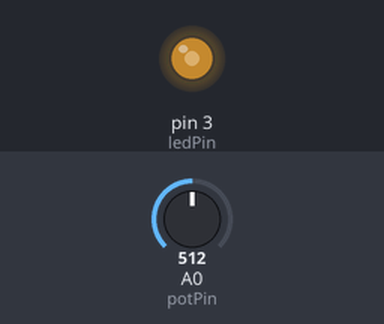
A sketch run on a simulated Arduino Uno, built with avr-gcc and run on an emulated ATmega328P. Parts: output pins drawn as LEDs (lit = HIGH). The test bench sets the inputs (shaded band); at power-on: A0 (potPin) = 512.

Above: at 1.2 s.
1.3 s: A0 (potPin) set to 716
At 2.5 s:
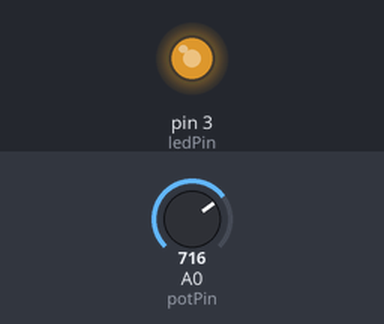
2.8 s: A0 (potPin) set to 900
At 3.8 s:
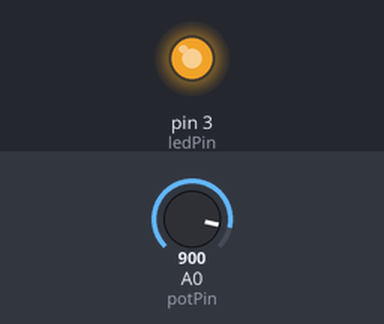
4.3 s: A0 (potPin) set to 122
At 5.0 s:
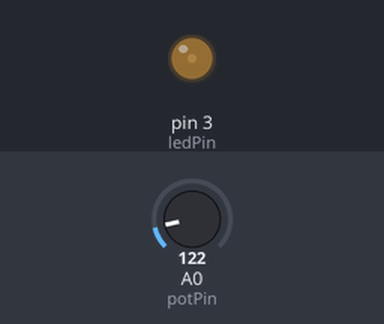
5.8 s: A0 (potPin) set to 511
At 6.1 s:
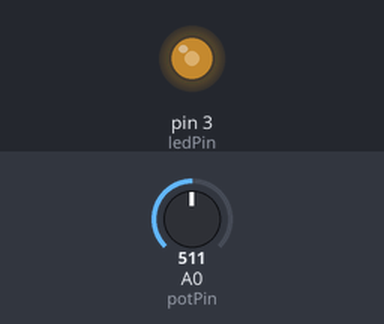
Timing chart, 0 to 8.3 s (numbered marks = the images above; inputs shaded):
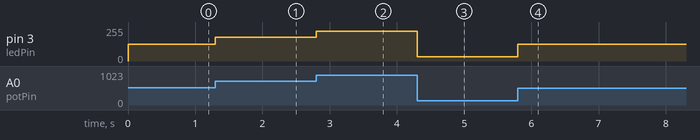

Measured:
- after the input at 1.3 s, pin 3 (ledPin): 127/255 → 178/255 at once
- after the input at 2.8 s, pin 3 (ledPin): 178/255 → 224/255 at once
- after the input at 4.3 s, pin 3 (ledPin): 224/255 → 31/255 at once
- after the input at 5.8 s, pin 3 (ledPin): 31/255 → 127/255 at once

The sketch:

potentiometer-led-control.ino
```cpp
/* Code written by Adrien Louvrier
 *
 *  Objective : control a ledPin with a potentiometer
 *  Card used : Arduino Uno
 *
 *  Electronic Circuit :
 *
 *  input :
 *    - 10kOmhs poentiometer in parallel with a 10kOhms resistance connected to pin A0, 5V and grd
 *
 *  output :
 *    - ledPin with 330 Ohms resistance connected to pin 3 and grd
 */

#define ledPin 3 // led pin
#define potPin A0 // potentiometer pin

void setup() {
  pinMode(ledPin, OUTPUT);
}

void loop() {
  // Reading the value of the potentiometer
  int outputValue = analogRead(potPin);

  // Mapping the value from 1 to 1024 to 1 to 255 to control the led
  outputValue = map(outputValue, 1, 1024, 1 , 255);

  // Control the led according to the value of the potentiometer
  analogWrite(ledPin, outputValue);
}
```
